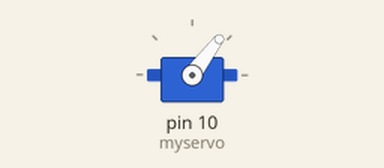
A sketch run on a simulated Arduino Uno, built with avr-gcc and run on an emulated ATmega328P. Parts: servo.

Above: at 0.05 s.
At 0.65 s:
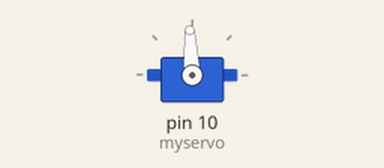
At 1.1 s:
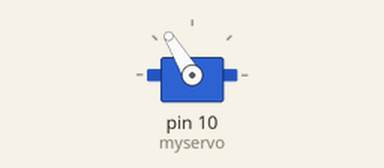
At 2.2 s:
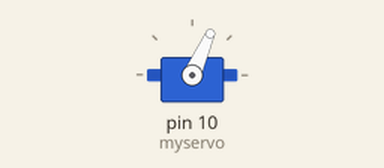
Timing chart, 0 to 5.6 s (numbered marks = the images above):
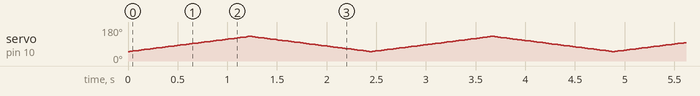

The sketch:

Servo1.ino
```cpp
#include <Servo.h>

Servo myservo;  // create servo object to control a servo
// twelve servo objects can be created on most boards

int pos = 0;    // variable to store the servo position

void setup() {
  myservo.attach(10);  // attaches the servo on pin 9 to the servo object
}

void loop() {
  for (pos = 50; pos <= 130; pos += 1) { // goes from 0 degrees to 180 degrees
    // in steps of 1 degree
    myservo.write(pos);              // tell servo to go to position in variable 'pos'
    delay(15);                       // waits 15 ms for the servo to reach the position
  }
  for (pos = 130; pos >= 50; pos -= 1) { // goes from 180 degrees to 0 degrees
    myservo.write(pos);              // tell servo to go to position in variable 'pos'
    delay(15);                       // waits 15 ms for the servo to reach the position
  }
}
```
